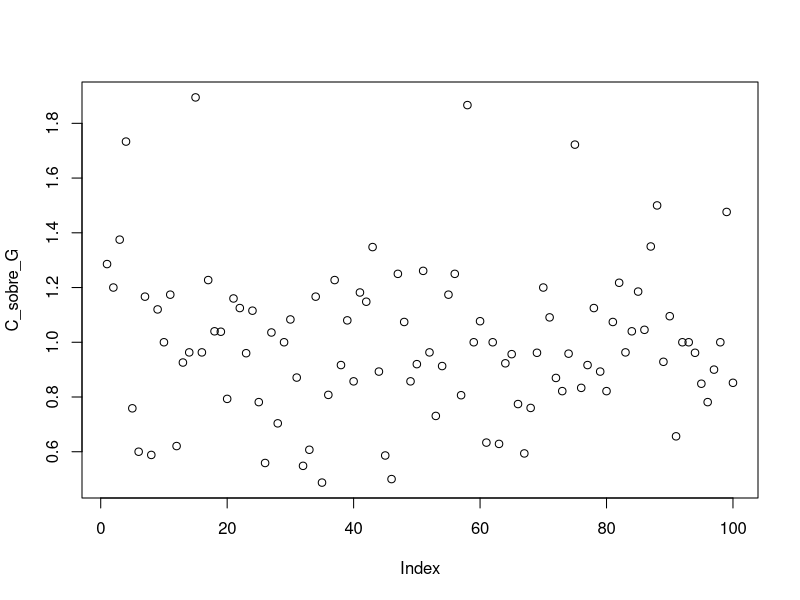
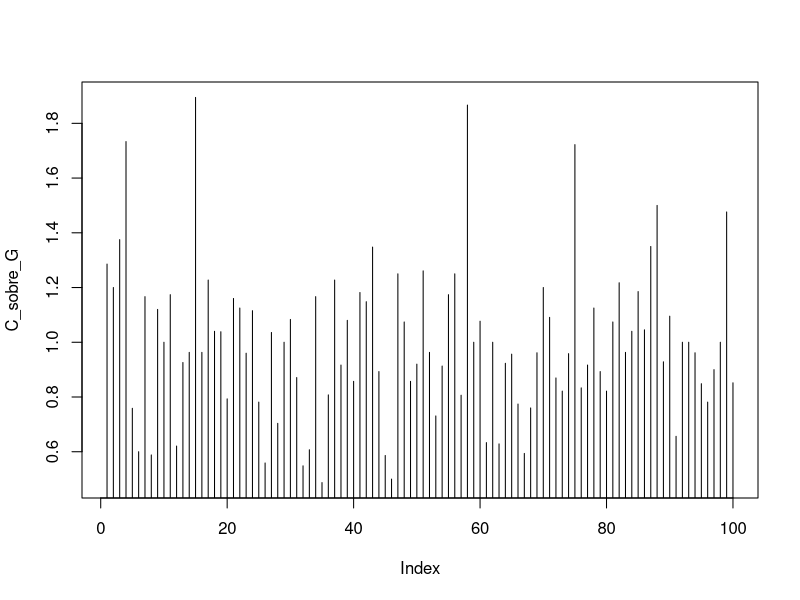
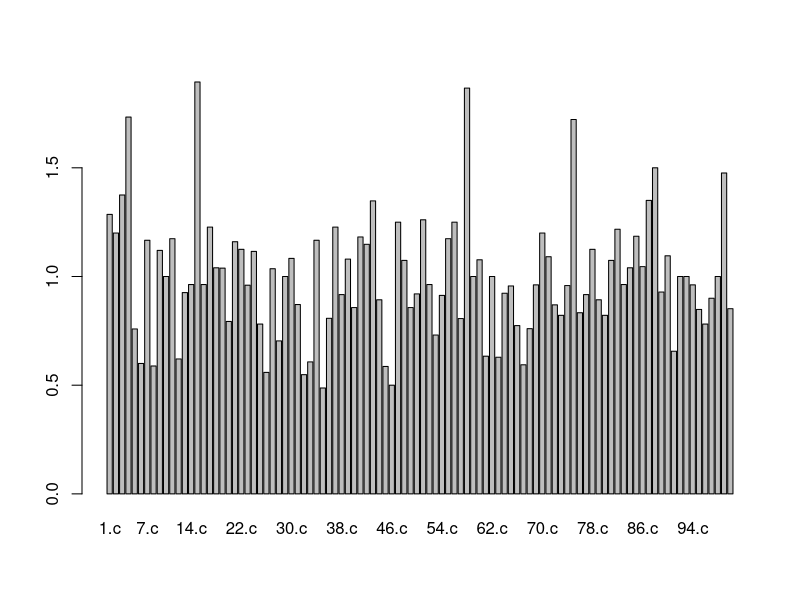

The R source for these figures, in order:
library(seqinr)
seq = s2c("actacgatcgatagctagctacgataatgcgcgctagctagatgatattcagagtctactaggggact") # Tenemos que pasar a con la funcion s2c a strings
seq2 = sample(s2c("actg"), size = 10000, replace = TRUE)


Fun = function(secuencia){
  contar = count(secuencia,wordsize = 1,by = 1)
  fraccion = contar[2] / contar[3]
return(fraccion)
  }
Fun (seq2)


# Utilizamos el script de composicional2 ----------------------------------

length(seq2)

tamaño_ventanas=100 # Para estudiar el contenido gc, lo hago por ventanas.
cantidad_ventanas = length(seq2)/tamaño_ventanas # 100 aporx de ventanas esta bien
# Ventanas son fragmentos del genoma para estudiarlo de a poco.


f=list()
for (i in 1: round(length(seq2)/tamaño_ventanas)) { 
  f[[i]] = rep(i,tamaño_ventanas)
} 
# El round esta por si me queda un numero decimal, para redondear al entero mas cercano si me queda una ventana con coma
# Voy diciendole a cada base a que numero de ventana pertenece. Creo una lista donde me dice cada base a que ventana pertenece.
#Loop para numeros grandes, divido en segmentos.

length(f)
f=unlist(f) # Creamos un unico string, desligamos la lista
length(unique(f))
length(f)

ventanas = split(x = seq2, f = f) # Con la funcion split lo que hacemos es por un lado definimos la secuencia que estamos trabajando (seq2), y a partir de esto distribuimos las bases de la secuencia en base a
# En base al vector que habiamos contruido con el loop y unlist donde tendremos 111111111111222222222222222222223333333333333334444444444444
# Me quedaran una lista con todas las ventanas con cada una sus bases.

# En el script habiamos hecho esto, ahora cambiamos 
#sp=list()
#sp=split(g,f) # Función SLPIT sirve para dividir todo.
#length(sp) # Tenemos 93 ventanas

C_sobre_G = sapply(ventanas, Fun) # Por medio de la funcion sapply aplico la funcion que construimos (F) a la lista de las ventanas que fabrique
plot(C_sobre_G)
plot(C_sobre_G, type = "h")
barplot(C_sobre_G)
